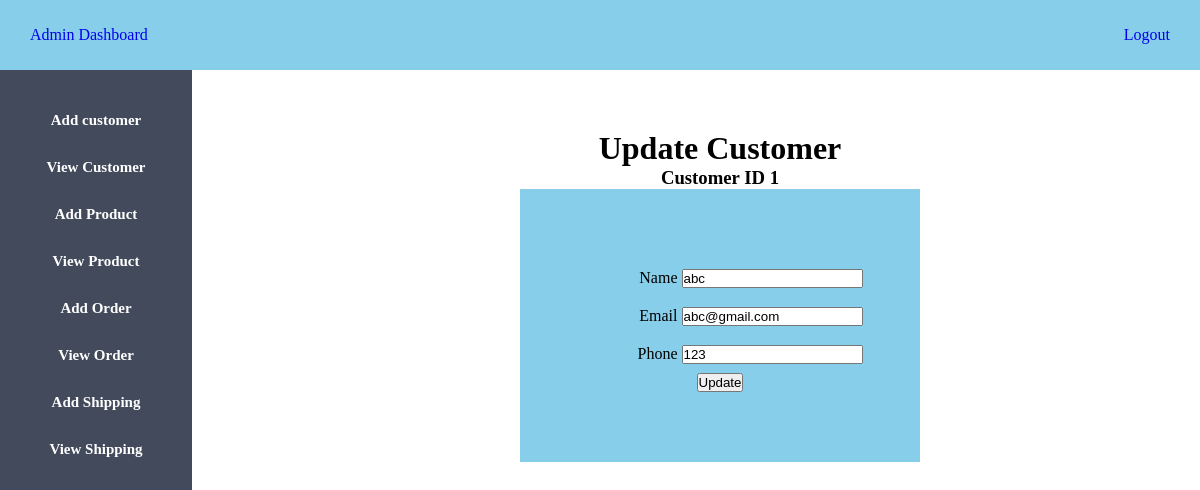
/update_customer.php?id=1 (signed in), run on the app's committed database.
### tables this page shows
CREATE TABLE `customer` (
  `id` int(11) NOT NULL,
  `name` varchar(100) NOT NULL,
  `email` varchar(100) NOT NULL,
  `phone` int(100) NOT NULL
);

### update_customer.php (the view, shortened to what this page needs)
<?php
    $host="localhost";
    $user="root";
    $password="";
    $db="pet_store";
    $data=mysqli_connect($host,$user,$password,$db);
    if($_GET['id']){
        $user_id = $_GET['id'];
        $sql = "SELECT * FROM customer WHERE id='$user_id' ";
        $result = mysqli_query($data,$sql);
        $info=$result->fetch_assoc();
    }
?>
<!DOCTYPE html>
<html>
<head>
	<link rel="stylesheet" type="text/css" href="admin.css">
</head>
<body>
	<?php
    include "admin_sidebar.php"
    ?>
	<div class="content">
        <center>
		<h1>Update Customer</h1>
        <h3>Customer ID <?php echo "{$info['id']}"; ?></h3>
		<div class="div_deg">
            <form action="#" method="POST">
                <div>
                    <label>Name</label>
                    <input type="text" name="name" value="<?php echo "{$info['name']}"; ?>" >
                </div>
                <div>
                    <label>Email</label>
                    <input type="email" name="email" value="<?php echo "{$info['email']}"; ?>" >
                </div>
                <div>
                    <label>Phone</label>
                    <input type="number" name="phone" value="<?php echo "{$info['phone']}"; ?>" >
                </div>
                <div>
                    <input type="submit" class="btn btn-success" name="update" value="Update" >
                </div>
            </form>
        </div>
        </center>
	</div>
</body>
</html>

### admin.css (style rules this page uses)
* { margin: 0px; padding: 0px; }
.content { margin-left: 20%; margin-top: 5%; }

### update_customer.php (style rules this page uses)
label { display: inline-block; text-align: right; width: 100px; padding-top: 10px; padding-bottom: 10px; }
.div_deg { background-color: skyblue; width: 400px; padding-top: 70px; padding-bottom: 70px; }

### data on the page
customer: id "1", name "abc", email "abc@gmail.com", phone "123"
